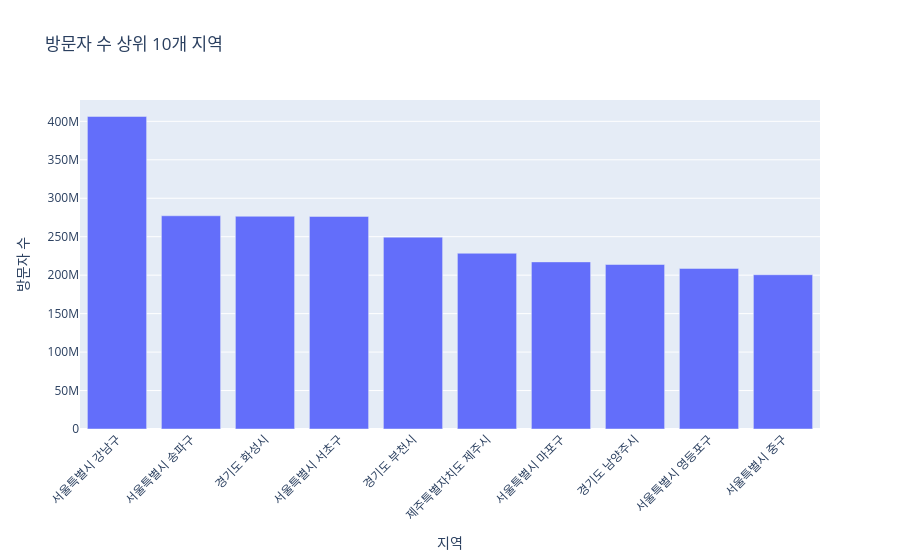

Here is the notebook cell this chart was saved with:
### Code cell
# 상위 10개 지역 추출
top10_df = merged_df.sort_values(by='visitors', ascending=False).head(10)

# 막대그래프 그리기
fig = px.bar(
    top10_df,
    x='결합행정구역',
    y='visitors',
    title='방문자 수 상위 10개 지역',
    labels={'결합행정구역': '지역', 'visitors': '방문자 수'}
)
fig.update_layout(xaxis_tickangle=-45)  # x축 라벨 기울이기 (선택)
fig.show()

### Figure 1 — Plotly figure (JSON) as saved in the notebook; plotly's stock layout.template omitted (floating-point values rounded to 4 significant figures)
{"data": [{"hovertemplate": "지역=%{x}<br>방문자 수=%{y}<extra></extra>", "legendgroup": "", "marker": {"color": "#636efa", "pattern": {"shape": ""}}, "name": "", "orientation": "v", "showlegend": false, "textposition": "auto", "type": "bar", "x": ["서울특별시 강남구", "서울특별시 송파구", "경기도 화성시", "서울특별시 서초구", "경기도 부천시", "제주특별자치도 제주시", "서울특별시 마포구", "경기도 남양주시", "서울특별시 영등포구", "서울특별시 중구"], "xaxis": "x", "y": [406400000.0, 277200000.0, 276600000.0, 276400000.0, 249400000.0, 228500000.0, 217300000.0, 213900000.0, 208800000.0, 200600000.0], "yaxis": "y"}], "layout": {"barmode": "relative", "legend": {"tracegroupgap": 0}, "title": {"text": "방문자 수 상위 10개 지역"}, "xaxis": {"anchor": "y", "domain": [0, 1], "tickangle": -45, "title": {"text": "지역"}}, "yaxis": {"anchor": "x", "domain": [0, 1], "title": {"text": "방문자 수"}}}}
